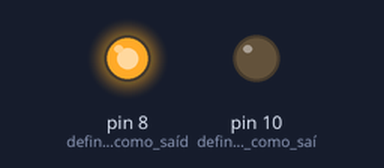
The sketch below on a simulated Arduino Uno, built with avr-gcc and run on an emulated ATmega328P. Shown: output pins drawn as LEDs (lit = HIGH).

Above: at 2.0 s.
At 6.0 s:
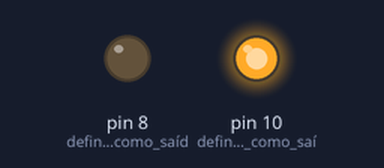
Timing chart, 0 to 10.4 s (numbered marks = the images above):
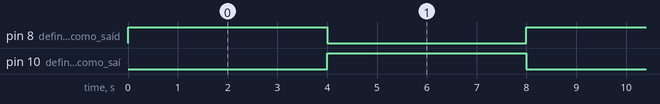

Measured:
- by itself, pin 8 (define_o_pino_8_como_saíd), pin 10 (define_o_pino_10_como_saí): alternates HIGH for 4.0 s and LOW for 4.0 s
- by itself, everything shown: repeats every 8.0 s, in 3 steps

The sketch:

semaforoVerdeVermelho.ino
```cpp
//Método setup, assim que o arduino é ligado ele
//é executado, uma vez apenas.
void setup() {
  pinMode(8,OUTPUT);     //define o pino 8 como saída
  pinMode(10,OUTPUT);    //define o pino 10 como saída
}
//Método loop, é executado enquanto o arduino estiver ligado.
void loop() {
  //Controle do led verde
  digitalWrite(8,HIGH);  //acende o led
  delay(4000);           //espera 4 segundos
  digitalWrite(8,LOW);   //apaga o led

  //Controle do led vermelho
  digitalWrite(10,HIGH); //acende o led
  delay(4000);           //espera 4 segundos
  digitalWrite(10,LOW);  //apaga o led
}
```
